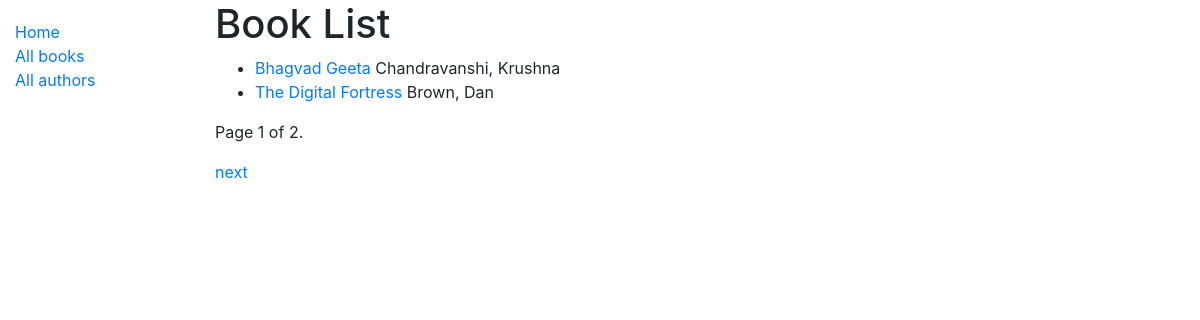
/catalog/books/, run on the app's committed database.
### catalog/models.py (models this page shows, shortened)
class Book(models.Model):
    title = models.CharField(max_length=200)
    author = models.ForeignKey('Author', on_delete=models.SET_NULL, null=True)
    summary = models.TextField(max_length=1000, help_text='Enter a brief description of the book')
    isbn = models.CharField('ISBN', max_length=13,
                            help_text='13 Character <a href="https://www.isbn-international.org/content/what-isbn">ISBN number</a>')
    genre = models.ManyToManyField(Genre, help_text='Select a genre for this book')
    def get_absolute_url(self):
        return reverse('book-detail', args=[str(self.id)])

class Author(models.Model):
    first_name = models.CharField(max_length=100)
    last_name = models.CharField(max_length=100)
    date_of_birth = models.DateField(null=True, blank=True)
    date_of_death = models.DateField('Died', null=True, blank=True)
    class Meta:
        ordering = ['last_name', 'first_name']
    def __str__(self):
        return f'{self.last_name}, {self.first_name}'

### catalog/views.py (the view)
# urls.py: path('books/', views.BookListView.as_view(), name='books'),
class BookListView(generic.ListView):
    model = Book
    paginate_by = 2

### catalog/templates/catalog/book_list.html
{% extends "base_generic.html" %}
{% block content %}
    <h1>Book List</h1>
    {% if book_list %}
    <ul>
        {% for book in book_list %}
            <li>
                <a href="{{ book.get_absolute_url }}">{{ book.title }}</a> {{ book.author }}
            </li>
        {% endfor %}
    </ul>
    {% else %}
        <p>There are no books in the library.</p>
    {% endif %}
{% endblock %}

### data on the page
Book: title "Bhagvad Geeta", author "Chandravanshi, Krushna"
Book: title "The Digital Fortress", author "Brown, Dan"

### other printed values
{{ page_obj.number }} "1"
{{ page_obj.paginator.num_pages }} "2"
